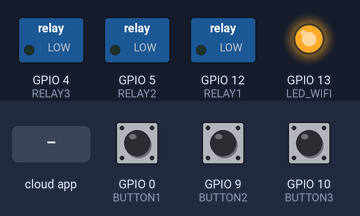
A sketch run on a simulated ESP32-S3. On the bench: switched loads named in the sketch (green lamp = pin HIGH), output pins drawn as LEDs (lit = HIGH). The inputs (shaded band) are chosen by the test bench; at power-on: GPIO 9 (BUTTON2) HIGH, GPIO 0 (BUTTON1) HIGH, GPIO 10 (BUTTON3) HIGH. WiFi joins after 1.5 s; servers stay silent unless stated; the Firebase database answers and starts empty; what the sketch prints to the serial monitor is not drawn.

Above: at 2.7 s.
2.8 s: GPIO 9 (BUTTON2) pulled LOW for 0.15 s
At 4.0 s:
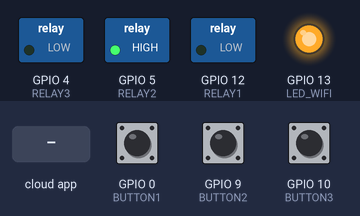
4.4 s: GPIO 0 (BUTTON1) pulled LOW for 0.15 s
At 5.4 s:
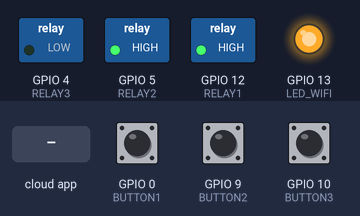
6.4 s: GPIO 10 (BUTTON3) pulled LOW for 0.15 s
At 6.8 s:
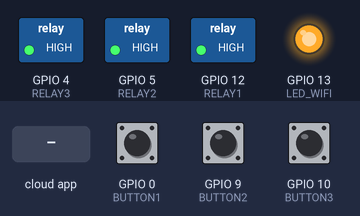
8.0 s: the phone or cloud app sets relay1 to 0
At 9.9 s:
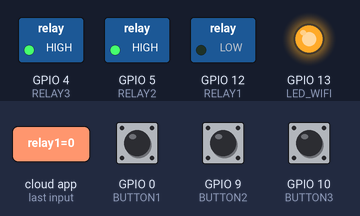
10.2 s: the phone or cloud app sets relay2 to 0
At 11.1 s:
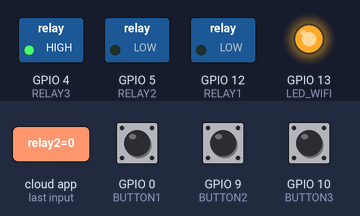
12.3 s: the phone or cloud app sets relay1 to 1
At 13.3 s:
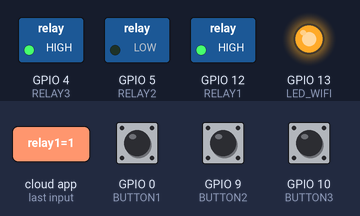
Timing chart, 0 to 15.2 s (numbered marks = the images above; inputs shaded):
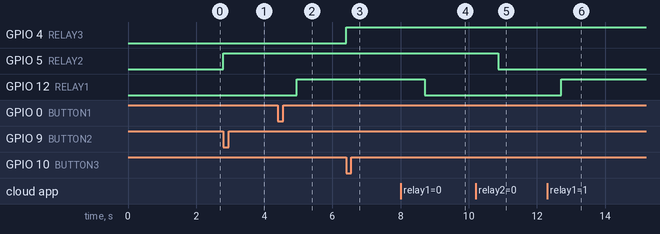

Measured:
- after the input at 2.8 s, GPIO 5 (RELAY2): LOW → HIGH at once
- after the input at 4.4 s, GPIO 12 (RELAY1): LOW → HIGH after 0.56 s
- after the input at 6.4 s, GPIO 4 (RELAY3): LOW → HIGH at once
- after the input at 8.0 s, GPIO 12 (RELAY1): HIGH → LOW after 0.70 s
- after the input at 10.2 s, GPIO 5 (RELAY2): HIGH → LOW after 0.66 s
- after the input at 12.3 s, GPIO 12 (RELAY1): LOW → HIGH after 0.41 s

The sketch:

Sonoff_TX_T3_Firmware.ino
```cpp
#include <WiFi.h>
#include <WiFiManager.h>          // https://github.com/tzapu/WiFiManager
#include <Firebase_ESP_Client.h>  // https://github.com/mobizt/Firebase-ESP-Client
#include <ESPAsyncWebServer.h>

// -------------------- GPIO CONFIGURATION --------------------
#define RELAY1 12
#define RELAY2 5
#define RELAY3 4
#define BUTTON1 0
#define BUTTON2 9
#define BUTTON3 10
#define LED_WIFI 13

// -------------------- FIREBASE CONFIGURATION --------------------
#define API_KEY "#"
#define DATABASE_URL "#"  // Realtime DB URL

FirebaseData fbdo;
FirebaseAuth auth;
FirebaseConfig config;

bool signupOK = false;
bool firebaseOnline = false;

unsigned long lastFirebaseSync = 0;
unsigned long button1PressTime = 0;

// -------------------- RELAY STATES --------------------
bool relay1State = false;
bool relay2State = false;
bool relay3State = false;

// -------------------- FUNCTION DECLARATIONS --------------------
void blinkWiFiLED();
void connectWiFi();
void startFirebase();

// -------------------- INTERRUPT HANDLERS --------------------
void IRAM_ATTR handleButton2() {
  relay2State = !relay2State;
  digitalWrite(RELAY2, relay2State ? HIGH : LOW);
  if (firebaseOnline)
    Firebase.RTDB.setBool(&fbdo, "/relays/relay2", relay2State);
}

void IRAM_ATTR handleButton3() {
  relay3State = !relay3State;
  digitalWrite(RELAY3, relay3State ? HIGH : LOW);
  if (firebaseOnline)
    Firebase.RTDB.setBool(&fbdo, "/relays/relay3", relay3State);
}

// -------------------- BLINK WIFI LED IF DISCONNECTED --------------------
void blinkWiFiLED() {
  static unsigned long lastBlink = 0;
  static bool ledState = false;
  if (millis() - lastBlink >= 500) {
    ledState = !ledState;
    digitalWrite(LED_WIFI, ledState);
    lastBlink = millis();
  }
}

// -------------------- CONNECT WIFI WITH WIFIMANAGER --------------------
void connectWiFi() {
  WiFiManager wm;
  bool res = wm.autoConnect("");  // Opens AP if no saved Wi-Fi
  if (!res) {
    Serial.println("⚠️ Failed to connect. Rebooting...");
    delay(3000);
    ESP.restart();
  } else {
    Serial.println("✅ Wi-Fi Connected!");
    digitalWrite(LED_WIFI, HIGH);
  }
}

// -------------------- FIREBASE INITIALIZATION --------------------
void startFirebase() {
  config.api_key = API_KEY;
  config.database_url = DATABASE_URL;

  if (Firebase.signUp(&config, &auth, "", "")) {
    signupOK = true;
    Serial.println("✅ Firebase signUp successful!");
  } else {
    Serial.printf("❌ Firebase signUp failed: %s\n", config.signer.signupError.message.c_str());
  }

  Firebase.begin(&config, &auth);
  Firebase.reconnectWiFi(true);
}

// -------------------- SETUP --------------------
void setup() {
  Serial.begin(115200);

  pinMode(RELAY1, OUTPUT);
  pinMode(RELAY2, OUTPUT);
  pinMode(RELAY3, OUTPUT);
  pinMode(LED_WIFI, OUTPUT);

  pinMode(BUTTON1, INPUT_PULLUP);
  pinMode(BUTTON2, INPUT_PULLUP);
  pinMode(BUTTON3, INPUT_PULLUP);

  attachInterrupt(BUTTON2, handleButton2, FALLING);
  attachInterrupt(BUTTON3, handleButton3, FALLING);

  connectWiFi();
  startFirebase();
}

// -------------------- LOOP --------------------
void loop() {
  // Blink Wi-Fi LED if not connected
  if (WiFi.status() != WL_CONNECTED) {
    blinkWiFiLED();
    firebaseOnline = false;
  } else {
    digitalWrite(LED_WIFI, HIGH);
    firebaseOnline = true;
  }

  // -------- Button 1 Logic (Relay toggle or Wi-Fi Reset) --------
  if (digitalRead(BUTTON1) == LOW) {
    if (button1PressTime == 0)
      button1PressTime = millis();

    // Blink LED fast while holding to show reset pending
    if (millis() - button1PressTime > 4000) {
      digitalWrite(LED_WIFI, LOW);
      delay(100);
      digitalWrite(LED_WIFI, HIGH);
      delay(100);
    }
  } else {
    if (button1PressTime > 0) {
      unsigned long pressDuration = millis() - button1PressTime;
      button1PressTime = 0;

      // ---- Force Wi-Fi Reconfiguration ----
      if (pressDuration >= 5000) {
        Serial.println("⚙️ Forcing Wi-Fi reconfiguration...");
        digitalWrite(LED_WIFI, LOW);
        WiFi.disconnect(true, true);  // Erase credentials
        delay(1000);
        ESP.restart();                // Restart to open config AP
      }
      // ---- Normal Short Press (Toggle Relay 1) ----
      else {
        relay1State = !relay1State;
        digitalWrite(RELAY1, relay1State ? HIGH : LOW);
        if (firebaseOnline)
          Firebase.RTDB.setBool(&fbdo, "/relays/relay1", relay1State);
      }
    }
  }

  // -------- Firebase Sync (online only) --------
  if (firebaseOnline && Firebase.ready() && signupOK && millis() - lastFirebaseSync > 1000) {
    lastFirebaseSync = millis();

    if (Firebase.RTDB.getBool(&fbdo, "/relays/relay1"))
      digitalWrite(RELAY1, fbdo.boolData() ? HIGH : LOW);

    if (Firebase.RTDB.getBool(&fbdo, "/relays/relay2"))
      digitalWrite(RELAY2, fbdo.boolData() ? HIGH : LOW);

    if (Firebase.RTDB.getBool(&fbdo, "/relays/relay3"))
      digitalWrite(RELAY3, fbdo.boolData() ? HIGH : LOW);
  }
}
```
